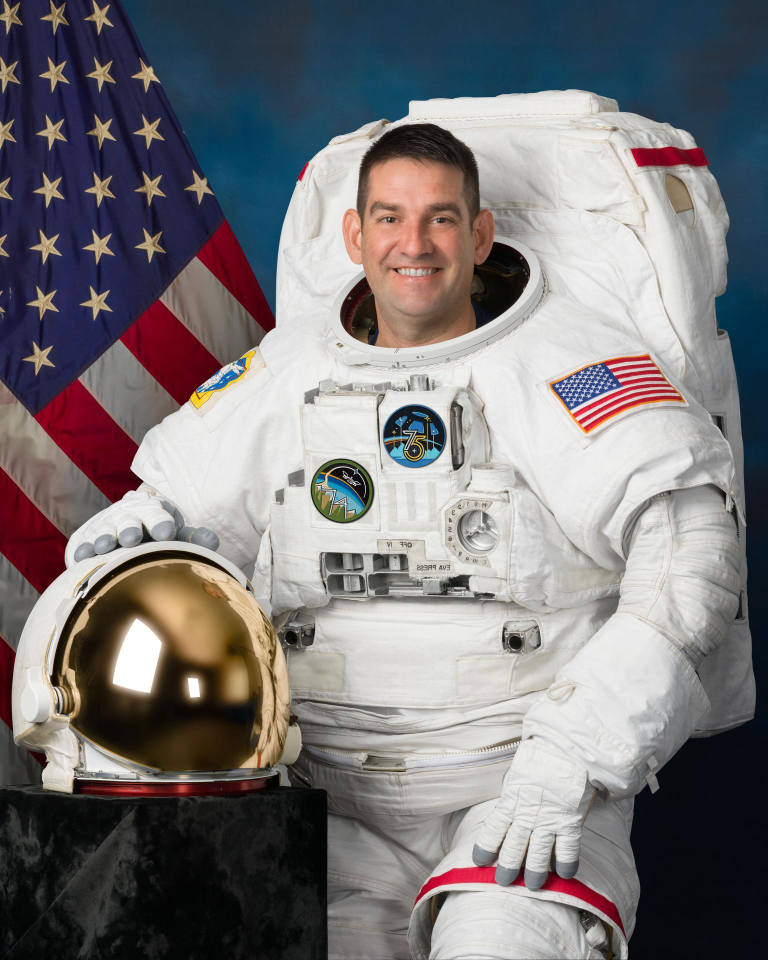
#> input picture tests/fixtures/faces/Jack_Hathaway.jpg, 1535 x 1920 px (shown at 1/2 size)
$ python -i make_motion_clip.py   (imports and definitions only)
#> lines starting #> are read from the running program, lines starting #| are printed output that depends on the picture; after the words box and inside, x2 and y2 are one past the last pixel; in counts of white or black regions, pixels touching at a corner belong together
"""Create a synthetic "person walks past the camera" clip from one portrait.

This is deliberately synthetic and documented as such: it exercises tracking,
temporal voting and attendance deduplication with controlled motion (translation,
scale, motion blur, exposure drift) without needing recorded footage of a real
person. It is *not* used to claim real-world accuracy.

Usage:
  python scripts/make_motion_clip.py --image tests/fixtures/faces/Jack_Hathaway.jpg \
      --out data/demo/walk_past.mp4 --seconds 6
"""

from __future__ import annotations

import argparse
from pathlib import Path

import cv2
import numpy as np

WIDTH, HEIGHT, FPS = 960, 540, 24


def make_clip(image_path: Path, out_path: Path, seconds: float = 6.0) -> Path:
#> called with out_path = 'out.png', seconds = 6
    portrait = cv2.imread(str(image_path))
#> portrait is the input picture: shape (1920, 1535, 3); mean B, G, R 120.6, 118.4, 121.4
    if portrait is None:
        raise SystemExit(f"Could not read {image_path}")
    h, w = portrait.shape[:2]
#> h = 1920; w = 1535
    # Head-and-shoulders crop around the upper-middle of a portrait.
    crop_h = int(h * 0.55)
#> crop_h = 1056
    crop_w = int(crop_h * 0.80)
#> crop_w = 844
    cx, cy = w // 2, int(h * 0.32)
#> cx = 767; cy = 614
    x0, y0 = max(0, cx - crop_w // 2), max(0, cy - crop_h // 2)
#> x0 = 345; y0 = 86
    cutout = portrait[y0 : y0 + crop_h, x0 : x0 + crop_w].copy()
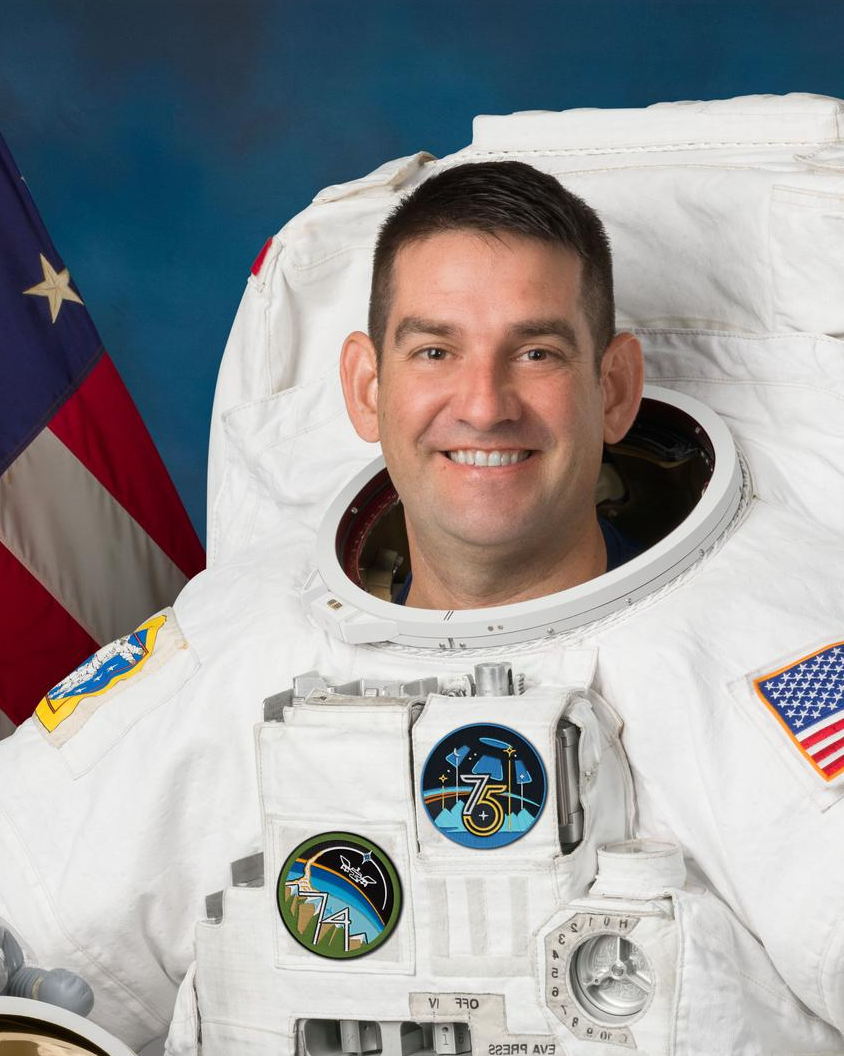
#> cutout: shape (1056, 844, 3); mean B, G, R 154.3, 152.8, 152.9

    # Soft oval alpha mask so the cutout does not look like a pasted rectangle.
    mask = np.zeros((crop_h, crop_w), dtype=np.float32)
    cv2.ellipse(mask, (crop_w // 2, crop_h // 2), (crop_w // 2, crop_h // 2), 0, 0, 360, 1.0, -1)
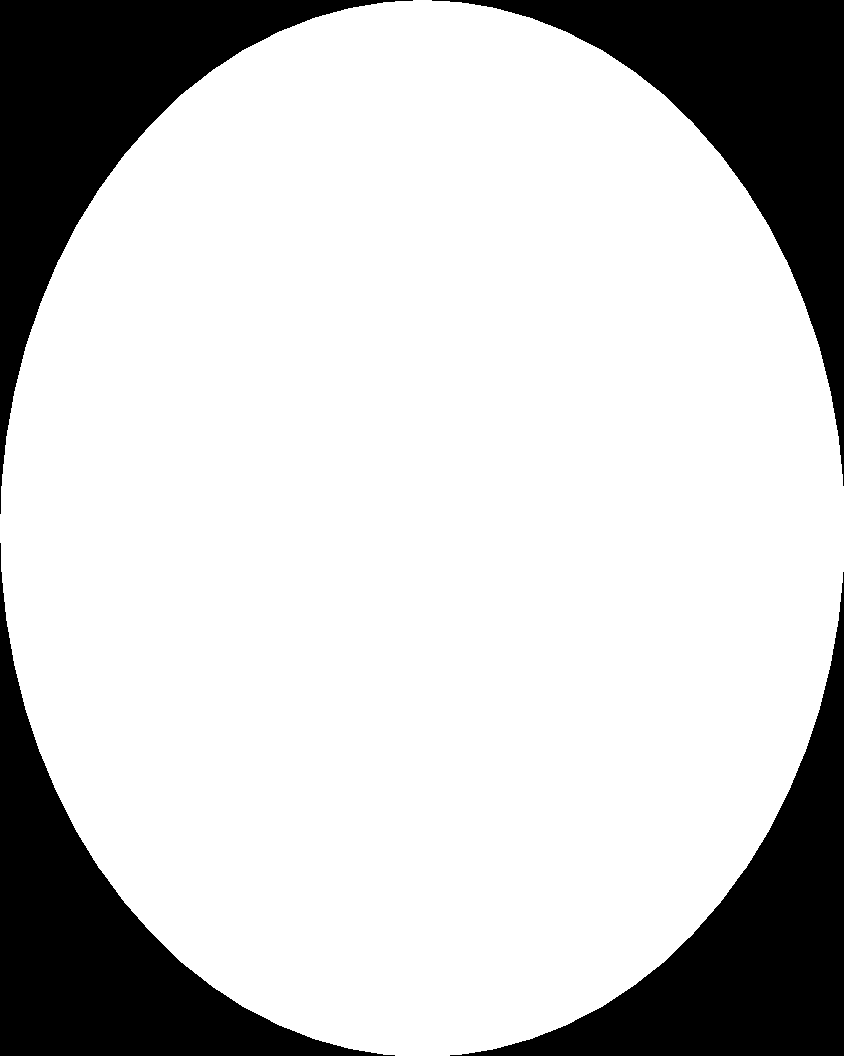
#> mask: shape (1056, 844) float32; values 0 (black) and 1 (white), 78.6% white; 4 black regions, box (x1, y1, x2, y2) and area: (0, 0, 413, 514) 48197, (0, 543, 395, 1056) 47773, (432, 0, 844, 486) 47674, (450, 572, 844, 1056) 47251
    mask = cv2.GaussianBlur(mask, (0, 0), sigmaX=crop_w * 0.04)
    mask = np.clip(mask, 0, 1)

#> (the run stopped early here; a loop or call above may not have finished)

$ run again, on tests/fixtures/faces/Jessica_Meir.jpg
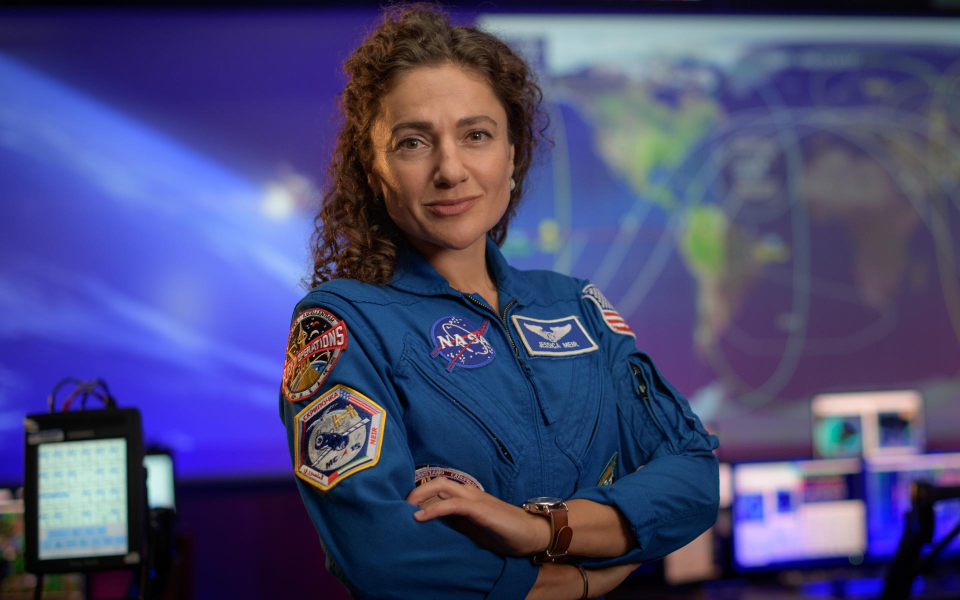
#> input picture tests/fixtures/faces/Jessica_Meir.jpg, 1920 x 1200 px (shown at 1/2 size)
#> in make_clip, portrait is the input picture: shape (1200, 1920, 3); mean B, G, R 118.7, 73.6, 73
#> in make_clip, `cutout = portrait[y0 : y0 + crop_h, x0 : x0 + crop_w].copy()`:
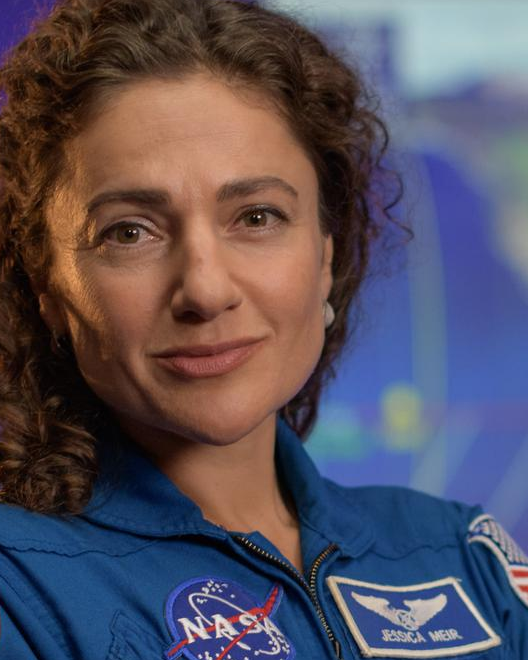
#> cutout: shape (660, 528, 3); mean B, G, R 94, 80.7, 87.1
#> in make_clip, `cv2.ellipse(mask, (crop_w // 2, crop_h // 2), (crop_w // 2, crop_h // ..`:
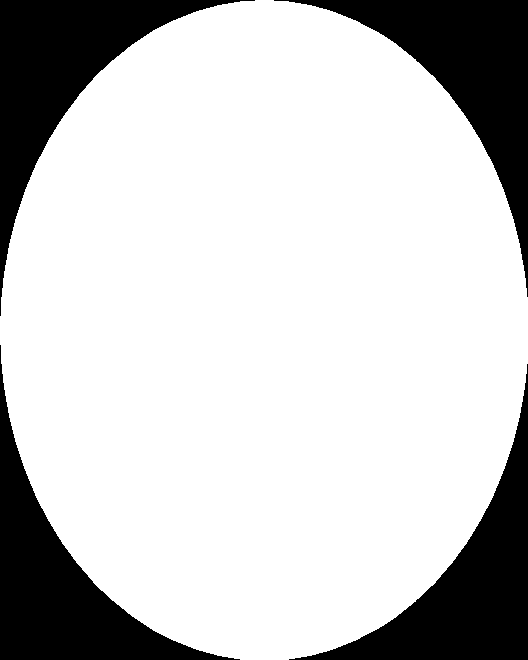
#> mask: shape (660, 528) float32; values 0 (black) and 1 (white), 78.7% white; 4 black regions, box (x1, y1, x2, y2) and area: (0, 0, 255, 316) 18873, (0, 345, 240, 660) 18620, (274, 0, 528, 297) 18562, (289, 364, 528, 660) 18310

$ run again, on tests/fixtures/faces/Jessica_Meir_2.jpg
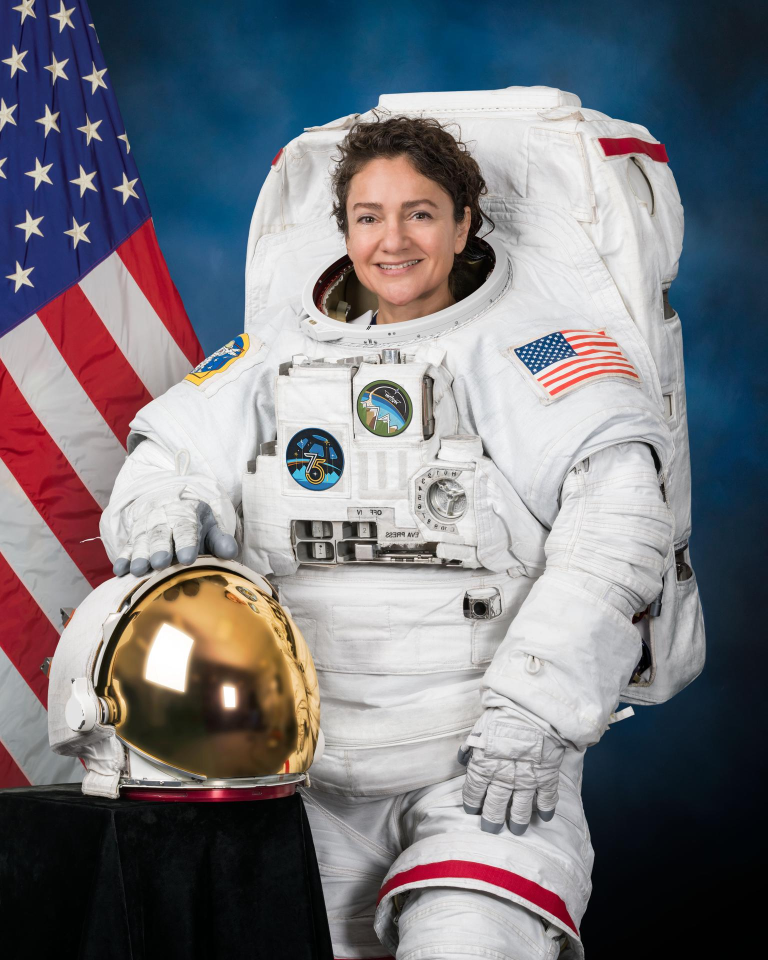
#> input picture tests/fixtures/faces/Jessica_Meir_2.jpg, 1535 x 1920 px (shown at 1/2 size)
#> in make_clip, portrait is the input picture: shape (1920, 1535, 3); mean B, G, R 125.6, 119.1, 119.1
#> in make_clip, `cutout = portrait[y0 : y0 + crop_h, x0 : x0 + crop_w].copy()`:
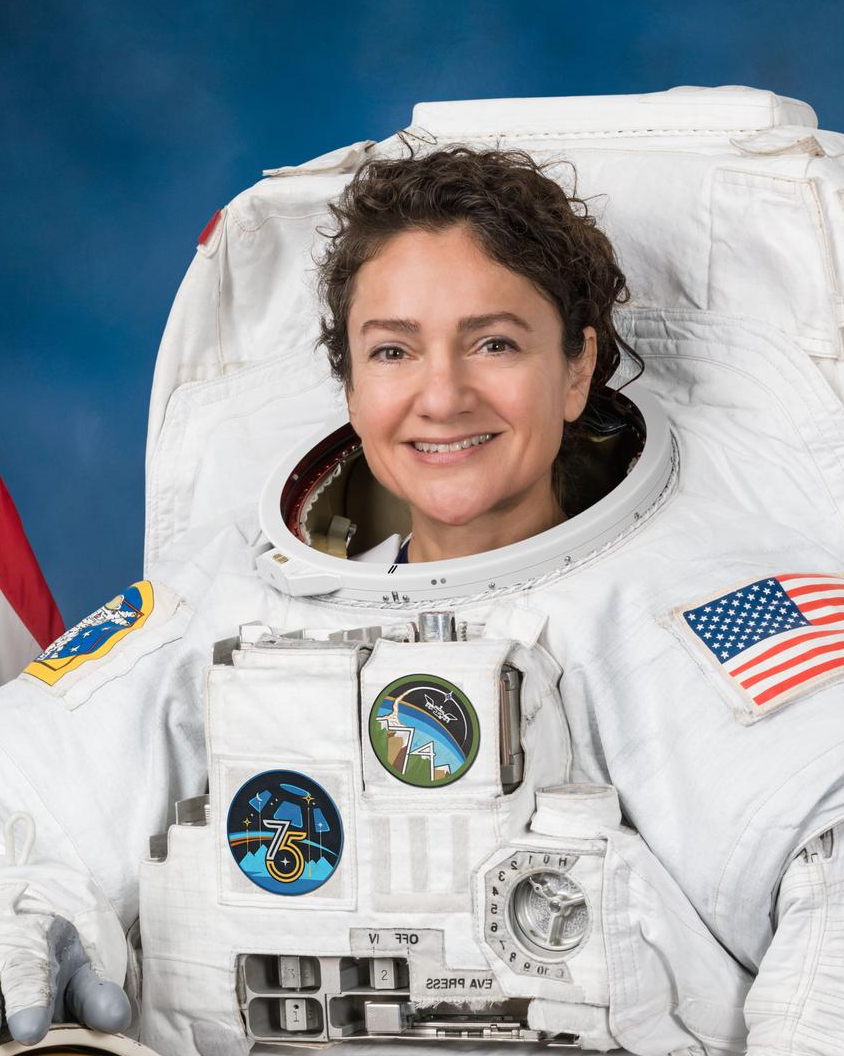
#> cutout: shape (1056, 844, 3); mean B, G, R 167.6, 162.3, 156.2
#> mask: shape (1056, 844) float32; values 0 (black) and 1 (white), 78.6% white; 4 black regions, box (x1, y1, x2, y2) and area: (0, 0, 413, 514) 48197, (0, 543, 395, 1056) 47773, (432, 0, 844, 486) 47674, (450, 572, 844, 1056) 47251

$ run again, on tests/fixtures/faces/Joshua_Kutryk.jpg
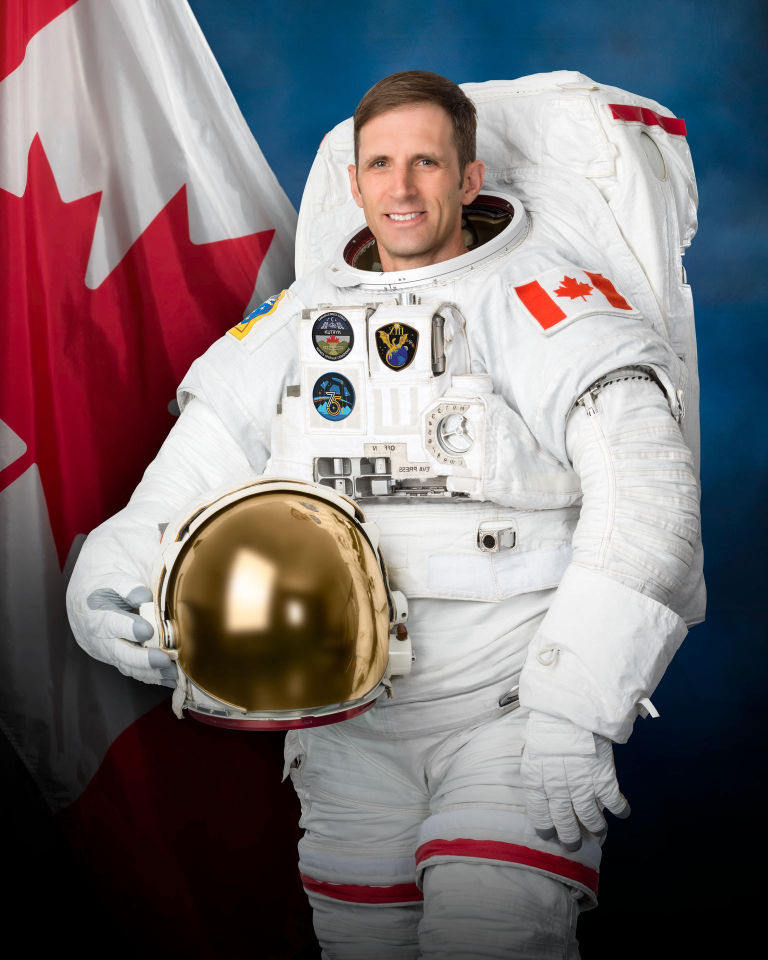
#> input picture tests/fixtures/faces/Joshua_Kutryk.jpg, 1535 x 1919 px (shown at 1/2 size)
#> in make_clip, portrait is the input picture: shape (1919, 1535, 3); mean B, G, R 117, 113.6, 122.6
#> in make_clip, `cutout = portrait[y0 : y0 + crop_h, x0 : x0 + crop_w].copy()`:
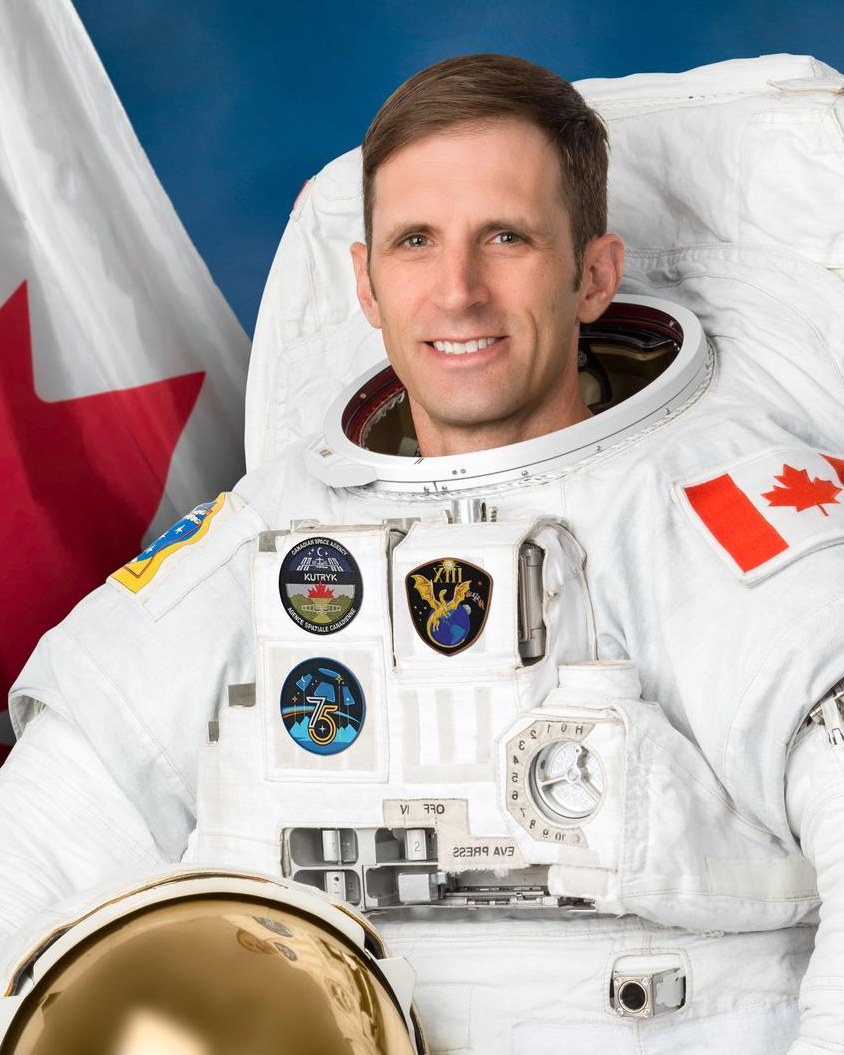
#> cutout: shape (1055, 844, 3); mean B, G, R 169.5, 170.3, 177.8
#> in make_clip, `cv2.ellipse(mask, (crop_w // 2, crop_h // 2), (crop_w // 2, crop_h // ..`:
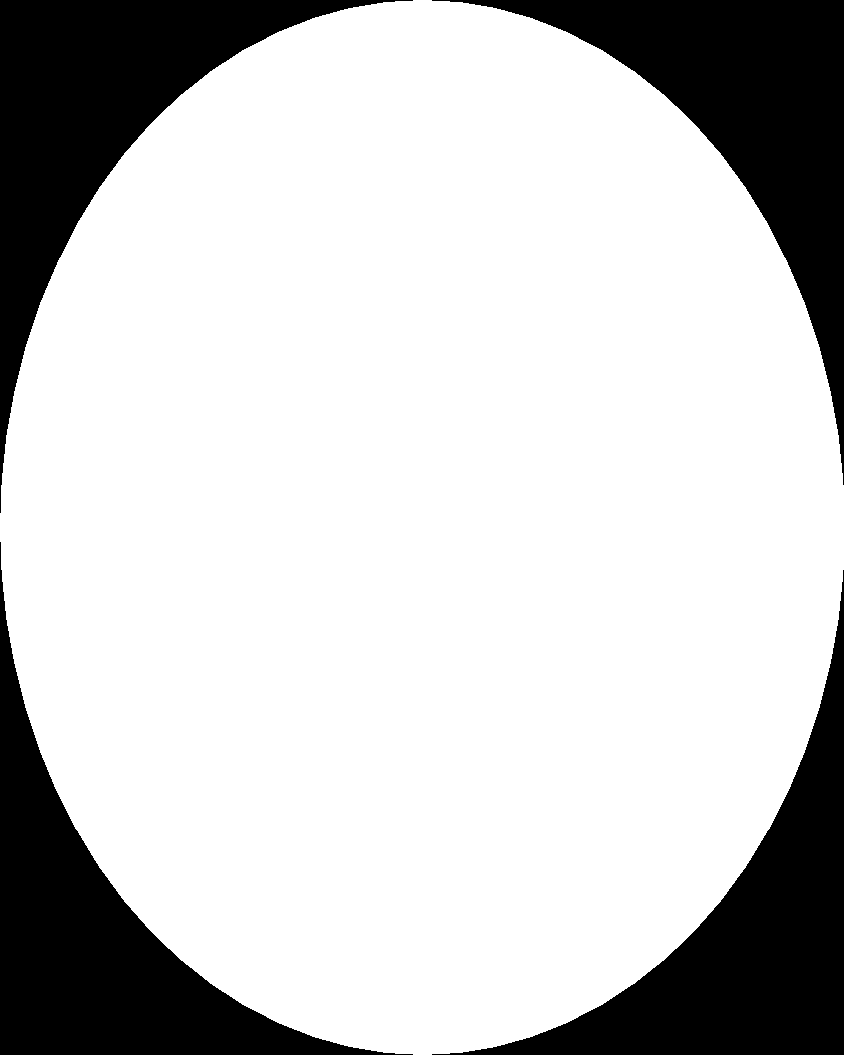
#> mask: shape (1055, 844) float32; values 0 (black) and 1 (white), 78.5% white; 4 black regions, box (x1, y1, x2, y2) and area: (0, 0, 413, 513) 48074, (0, 542, 413, 1055) 48053, (432, 0, 844, 485) 47558, (432, 570, 844, 1055) 47537
